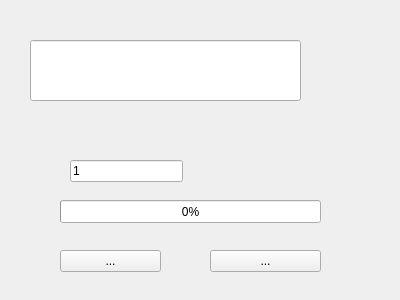
<?xml version="1.0" encoding="UTF-8"?>
<ui version="4.0">
 <class>MainWindow</class>
 <widget class="QWidget" name="MainWindow">
  <property name="geometry">
   <rect>
    <x>0</x>
    <y>0</y>
    <width>400</width>
    <height>300</height>
   </rect>
  </property>
  <property name="windowTitle">
   <string>Form</string>
  </property>
  <widget class="QToolButton" name="download_button">
   <property name="geometry">
    <rect>
     <x>60</x>
     <y>250</y>
     <width>101</width>
     <height>22</height>
    </rect>
   </property>
   <property name="text">
    <string>...</string>
   </property>
  </widget>
  <widget class="QToolButton" name="open_button">
   <property name="geometry">
    <rect>
     <x>210</x>
     <y>250</y>
     <width>111</width>
     <height>22</height>
    </rect>
   </property>
   <property name="text">
    <string>...</string>
   </property>
  </widget>
  <widget class="QProgressBar" name="pbar">
   <property name="geometry">
    <rect>
     <x>60</x>
     <y>200</y>
     <width>261</width>
     <height>23</height>
    </rect>
   </property>
   <property name="value">
    <number>0</number>
   </property>
   <property name="invertedAppearance">
    <bool>false</bool>
   </property>
  </widget>
  <widget class="QLineEdit" name="url_input">
   <property name="geometry">
    <rect>
     <x>30</x>
     <y>40</y>
     <width>271</width>
     <height>61</height>
    </rect>
   </property>
  </widget>
  <widget class="QLineEdit" name="thread_input">
   <property name="geometry">
    <rect>
     <x>70</x>
     <y>160</y>
     <width>113</width>
     <height>22</height>
    </rect>
   </property>
   <property name="text">
    <string>1</string>
   </property>
  </widget>
 </widget>
 <resources/>
 <connections/>
</ui>
